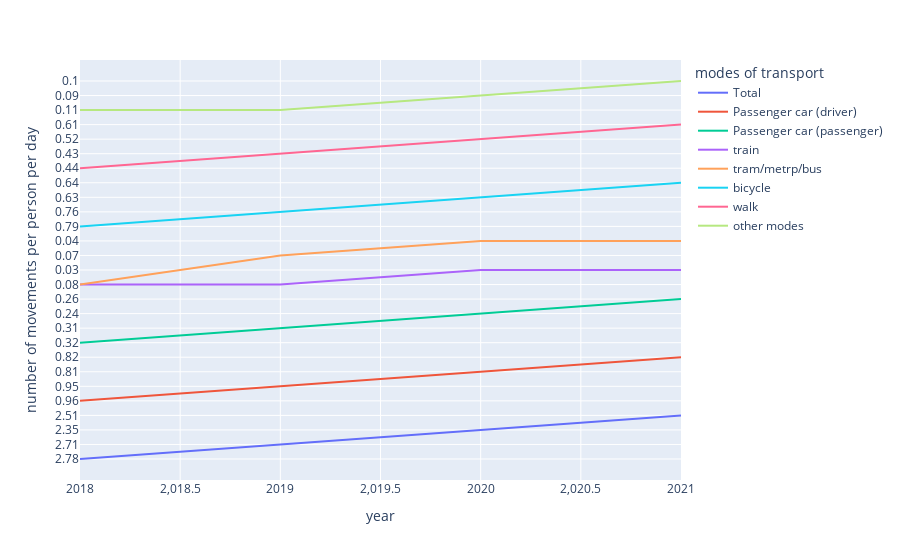

The cell this chart's notebook holds for it:
### Code cell
px.line(df2,x='year',y='number of movements per person per day',color='modes of transport')

### Figure 1 — Plotly figure (JSON) as saved in the notebook; plotly's stock layout.template omitted (floating-point values rounded to 4 significant figures)
{"data": [{"hovertemplate": "modes of transport=Total<br>year=%{x}<br>number of movements per person per day=%{y}<extra></extra>", "legendgroup": "Total", "line": {"color": "#636efa", "dash": "solid"}, "marker": {"symbol": "circle"}, "mode": "lines", "name": "Total", "orientation": "h", "showlegend": true, "type": "scatter", "x": [2018, 2019, 2020, 2021], "xaxis": "x", "y": ["2.78", "2.71", "2.35", "2.51"], "yaxis": "y"}, {"hovertemplate": "modes of transport=Passenger car (driver)<br>year=%{x}<br>number of movements per person per day=%{y}<extra></extra>", "legendgroup": "Passenger car (driver)", "line": {"color": "#EF553B", "dash": "solid"}, "marker": {"symbol": "circle"}, "mode": "lines", "name": "Passenger car (driver)", "orientation": "h", "showlegend": true, "type": "scatter", "x": [2018, 2019, 2020, 2021], "xaxis": "x", "y": ["0.96", "0.95", "0.81", "0.82"], "yaxis": "y"}, {"hovertemplate": "modes of transport=Passenger car (passenger)<br>year=%{x}<br>number of movements per person per day=%{y}<extra></extra>", "legendgroup": "Passenger car (passenger)", "line": {"color": "#00cc96", "dash": "solid"}, "marker": {"symbol": "circle"}, "mode": "lines", "name": "Passenger car (passenger)", "orientation": "h", "showlegend": true, "type": "scatter", "x": [2018, 2019, 2020, 2021], "xaxis": "x", "y": ["0.32", "0.31", "0.24", "0.26"], "yaxis": "y"}, {"hovertemplate": "modes of transport=train<br>year=%{x}<br>number of movements per person per day=%{y}<extra></extra>", "legendgroup": "train", "line": {"color": "#ab63fa", "dash": "solid"}, "marker": {"symbol": "circle"}, "mode": "lines", "name": "train", "orientation": "h", "showlegend": true, "type": "scatter", "x": [2018, 2019, 2020, 2021], "xaxis": "x", "y": ["0.08", "0.08", "0.03", "0.03"], "yaxis": "y"}, {"hovertemplate": "modes of transport=tram/metrp/bus<br>year=%{x}<br>number of movements per person per day=%{y}<extra></extra>", "legendgroup": "tram/metrp/bus", "line": {"color": "#FFA15A", "dash": "solid"}, "marker": {"symbol": "circle"}, "mode": "lines", "name": "tram/metrp/bus", "orientation": "h", "showlegend": true, "type": "scatter", "x": [2018, 2019, 2020, 2021], "xaxis": "x", "y": ["0.08", "0.07", "0.04", "0.04"], "yaxis": "y"}, {"hovertemplate": "modes of transport=bicycle<br>year=%{x}<br>number of movements per person per day=%{y}<extra></extra>", "legendgroup": "bicycle", "line": {"color": "#19d3f3", "dash": "solid"}, "marker": {"symbol": "circle"}, "mode": "lines", "name": "bicycle", "orientation": "h", "showlegend": true, "type": "scatter", "x": [2018, 2019, 2020, 2021], "xaxis": "x", "y": ["0.79", "0.76", "0.63", "0.64"], "yaxis": "y"}, {"hovertemplate": "modes of transport=walk<br>year=%{x}<br>number of movements per person per day=%{y}<extra></extra>", "legendgroup": "walk", "line": {"color": "#FF6692", "dash": "solid"}, "marker": {"symbol": "circle"}, "mode": "lines", "name": "walk", "orientation": "h", "showlegend": true, "type": "scatter", "x": [2018, 2019, 2020, 2021], "xaxis": "x", "y": ["0.44", "0.43", "0.52", "0.61"], "yaxis": "y"}, {"hovertemplate": "modes of transport=other modes<br>year=%{x}<br>number of movements per person per day=%{y}<extra></extra>", "legendgroup": "other modes", "line": {"color": "#B6E880", "dash": "solid"}, "marker": {"symbol": "circle"}, "mode": "lines", "name": "other modes", "orientation": "h", "showlegend": true, "type": "scatter", "x": [2018, 2019, 2020, 2021], "xaxis": "x", "y": ["0.11", "0.11", "0.09", "0.1"], "yaxis": "y"}], "layout": {"legend": {"title": {"text": "modes of transport"}, "tracegroupgap": 0}, "margin": {"t": 60}, "xaxis": {"anchor": "y", "domain": [0, 1], "title": {"text": "year"}}, "yaxis": {"anchor": "x", "domain": [0, 1], "title": {"text": "number of movements per person per day"}}}}
